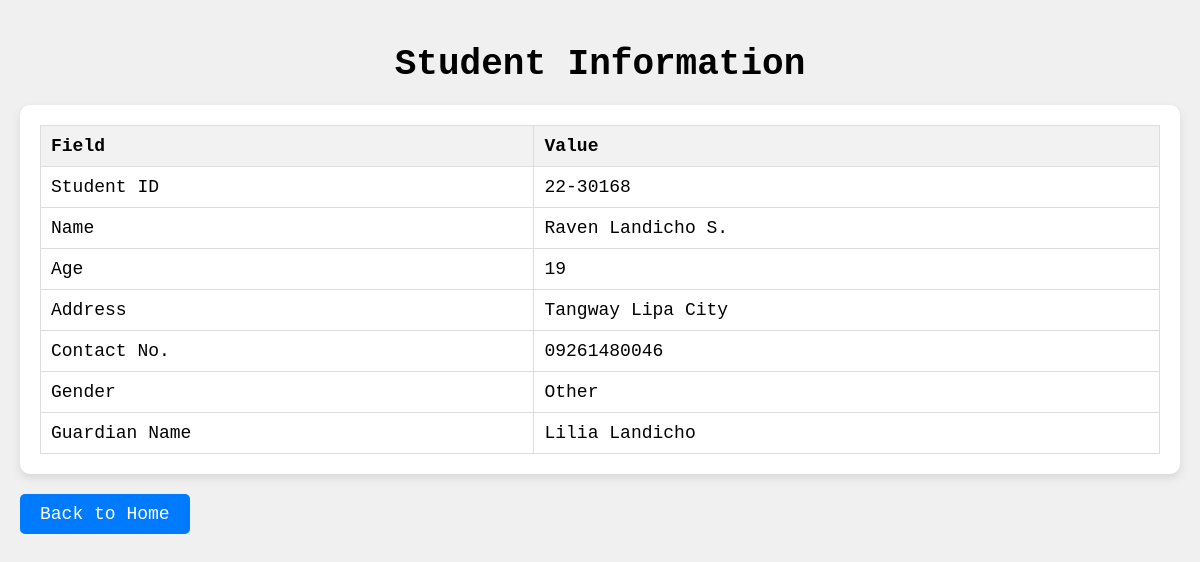
The app's page /read.php?id=22-30168 with its own data.
### tables this page shows
CREATE TABLE `it2205` (
  `studentID` varchar(10) NOT NULL,
  `name` varchar(30) DEFAULT NULL,
  `age` int(11) DEFAULT NULL,
  `address` varchar(100) DEFAULT NULL,
  `contactNo` varchar(15) DEFAULT NULL,
  `gender` varchar(10) DEFAULT NULL,
  `guardianName` varchar(30) DEFAULT NULL
);

### read.php (the view, shortened to what this page needs)
<?php include "db.php"; ?>
<!DOCTYPE html>
<html lang="en">
<head>
</head>
<body>
    <h1>Student Information</h1>
    <div class="container">
        <?php
        if (isset($_GET['id'])) {
            $studentID = $_GET['id'];
            $query = "SELECT * FROM IT2205 WHERE studentID = '$studentID'";
            $result = mysqli_query($connection, $query);
            if (mysqli_num_rows($result) > 0) {
                $row = mysqli_fetch_assoc($result);
        ?>
                <table>
                    <tr>
                        <th>Field</th>
                        <th>Value</th>
                    </tr>
                    <tr>
                        <td>Student ID</td>
                        <td><?php echo $row['studentID']; ?></td>
                    </tr>
                    <tr>
                        <td>Name</td>
                        <td><?php echo $row['name']; ?></td>
                    </tr>
                    <tr>
                        <td>Age</td>
                        <td><?php echo $row['age']; ?></td>
                    </tr>
                    <tr>
                        <td>Address</td>
                        <td><?php echo $row['address']; ?></td>
                    </tr>
                    <tr>
                        <td>Contact No.</td>
                        <td><?php echo $row['contactNo']; ?></td>
                    </tr>
                    <tr>
                        <td>Gender</td>
                        <td><?php echo $row['gender']; ?></td>
                    </tr>
                    <tr>
                        <td>Guardian Name</td>
                        <td><?php echo $row['guardianName']; ?></td>
                    </tr>
                </table>
        <?php
            } else {
                echo "<p>No matching student found.</p>";
            }
        }
        ?>
    </div>
    <a href="index.php" class="back-link">Back to Home</a>
</body>
</html>

### read.php (style rules this page uses)
body { font-family: monospace; background-color: #f0f0f0; margin: 0; padding: 20px; font-size: 18px; }
h1 { text-align: center; margin-bottom: 20px; }
.container { background-color: #fff; padding: 20px; border-radius: 10px; box-shadow: 0 4px 8px rgba(0, 0, 0, 0.1); }
.back-link { display: inline-block; margin-top: 20px; text-align: center; padding: 10px 20px; background-color: #007bff; color: #fff; text-decoration: none; border: none; border-radius: 5px; cursor: pointer; }
table { width: 100%; border-collapse: collapse; }
th, td { padding: 10px; border: 1px solid #ddd; text-align: left; }
th { background-color: #f2f2f2; }

### records on screen
it2205: studentID "22-30168", name "Raven Landicho S.", age "19", address "Tangway Lipa City", contactNo "09261480046", gender "Other", guardianName "Lilia Landicho"
